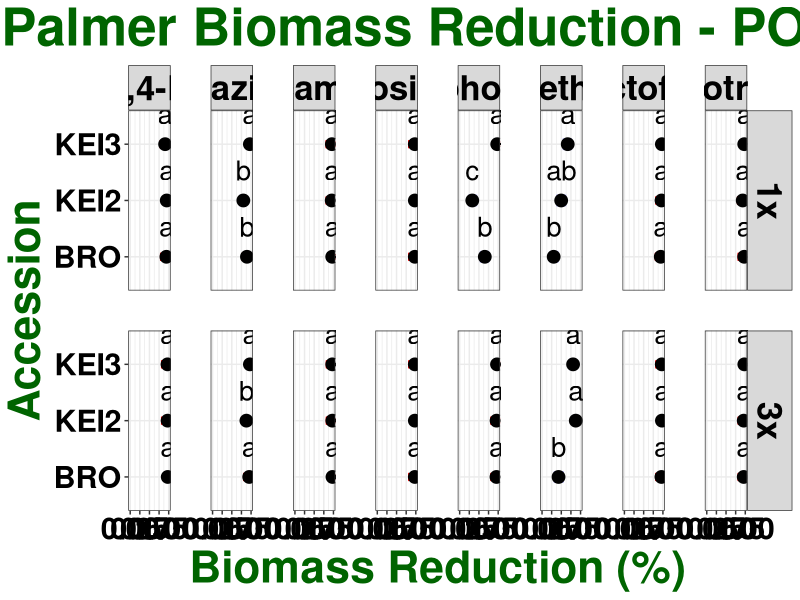

Write the R code that produced this figure. (Note: this script raises an error after producing the figure.)
## ---- chunk 1

knitr::opts_chunk$set(echo = TRUE)
library(tidyverse)
library(ggplot2)
library(car)
library(emmeans)
library(multcompView)
library(glmmTMB)
library(ggpubr)

## ---- chunk 2

palmer <- read.csv("All POST_Reduction.csv")

str(palmer)

palmer$run <- as.factor(palmer$run)

palmer$pop <- as.factor(palmer$pop)

palmer$herb <- as.factor(palmer$herb)

palmer$rate <- as.factor(palmer$rate)

palmer$rep <- as.factor(palmer$rep)

str(palmer)

## ---- chunk 3

model <- glmmTMB(logit(bio_red) ~ pop * herb * rate + (1|run), data = palmer, family = "gaussian")

## ---- chunk 4

summary(model)

## ---- chunk 5

glmmTMB:::Anova.glmmTMB(model)

## ---- chunk 6

emm_pop_herb_rate <- emmeans(model, ~ pop|herb|rate, adjust = "tukey", type = "response", contr = "pairwise")

emm_pop_herb_rate

CLD_emm_pop_herb_rate <- if(requireNamespace("multcomp")) {
    multcomp::cld(emm_pop_herb_rate$emmeans, alpha = 0.05, Letters=letters, adjust="tukey", reversed = TRUE)}

CLD_emm_pop_herb_rate


## ---- chunk 7

plot(emm_pop_herb_rate, adjust = "tukey", comparisons = T, alpha = 0.05) + 
  geom_point(size = 4) +
  facet_grid(rate ~ herb, labeller = label_value) +
  geom_text(aes(label = c("a", "a", "a", "b", "b", "a", "a", "a", "a", "a", "a", "a", "b", "c", "a", "b", "ab", "a", "a", "a", "a", "a", "a", "a",
                          "a", "a", "a", "a", "b", "a", "a", "a", "a", "a", "a", "a", "a", "a", "a", "b", "a", "a", "a", "a", "a", "a", "a", "a")),
            vjust = -1, size = 7) +
  xlim(0, 1.0) +
  labs(title = "Palmer Biomass Reduction - POST", 
       x = "Biomass Reduction (%)", 
       y = "Accession") + 
  theme_bw() + 
  theme (plot.title = element_text(face = "bold", hjust = 0.5, size = 38, colour = "darkgreen"), 
         axis.title = element_text(face = "bold", size = 32, colour = "darkgreen"), 
         axis.text = element_text(face = "bold", size = 22, colour = "black"),
         strip.text = element_text(face = "bold", size = 25, colour = "black"),
         panel.spacing = unit(2.0, "lines")) +
  ggsave("LOGIT Tukey HSD_POPxHERBxRATE.jpeg", units="in", width=30, height=7, dpi=600)
